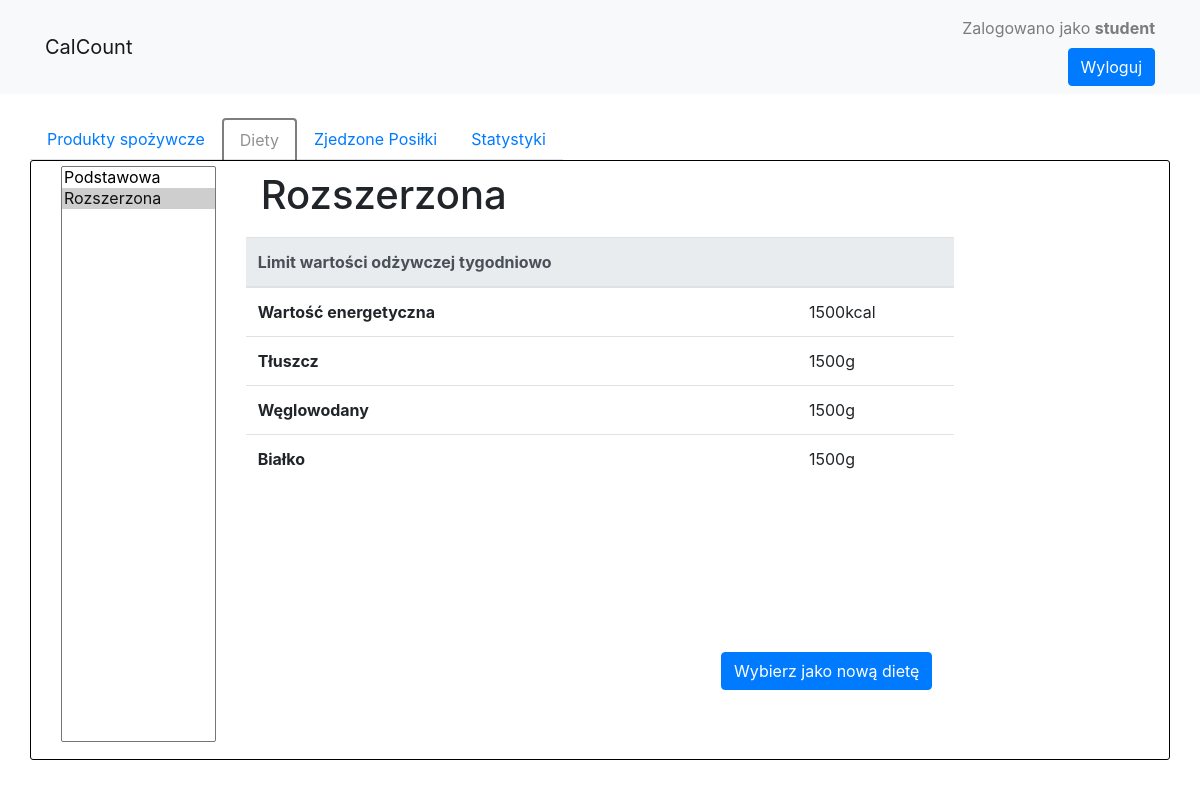
/diets (signed in), run on an earlier commit of the app's database.
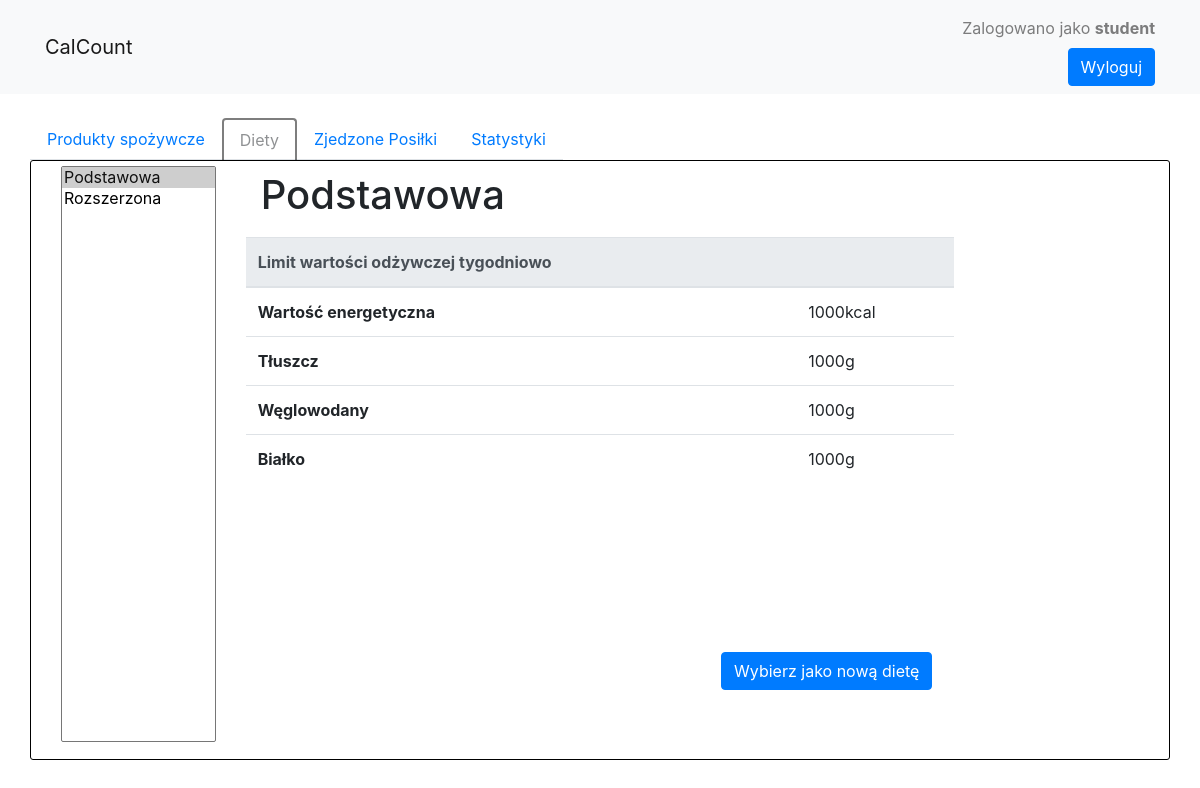
And on a later commit of the database.
### dietapp/models.py (models this page shows, shortened)
class User(db.Model, UserMixin):
    __tablename__ = 'users'
    id = db.Column(db.Integer, primary_key=True)
    email = db.Column(db.String(50), unique=True)
    name = db.Column(db.String(50))
    password = db.Column(db.String(256))
    role = db.Column(db.String(50), nullable=False, default='user')
    diet_id = db.Column(db.Integer, db.ForeignKey('diets.id'), nullable=False, default=1)
    meals = db.relationship('Meal', backref='author', lazy=True)
    products = db.relationship('Product', backref='author', lazy=True)

class Diet(db.Model):
    __tablename__ = 'diets'
    id = db.Column(db.Integer, primary_key=True)
    name = db.Column(db.String(50))
    limit_protein = db.Column(db.Integer)
    limit_fat = db.Column(db.Integer)
    limit_carbohydrate = db.Column(db.Integer)
    limit_calorie = db.Column(db.Integer)
    users = db.relationship('User', backref='current_diet', lazy=True)
    def get_dict(self):
        return {
            'id': self.id,
            'name': self.name,
            'protein': self.limit_protein,
            'fat': self.limit_fat,
            'carbohydrate': self.limit_carbohydrate,
            'calorie': self.limit_calorie
        }

### dietapp/routes.py (the view, shortened to what this page needs)
@app.route('/diets', methods=['GET', 'POST'])
@login_required
def diets():
    if request.method == 'GET':
        enabled_tabs = create_enabled_tabs()
        enabled_tabs['diet'] = False
        return render_template('diets.html', title='Diety', enabled_tabs=enabled_tabs, diets=fetch_diets())

### dietapp/models.py (called while the page is built)
@login_manager.user_loader
def load_user(user_id):
    return User.query.get(int(user_id))

### dietapp/routes.py (called while the page is built)
def create_enabled_tabs():
    return {
        'product': True,
        'diet': True,
        'meal': True,
        'stats': True
    }

def parse_query(query):
    result = []
    for pr in query:
        result.append(pr.get_dict())
    return result

def fetch_diets():
    return parse_query(Diet.query.all())

### dietapp/templates/diets.html (shortened to what this page needs)
{% extends "layout.html" %}
{% block content %}
<div class="container">
    <div class="row">
        <div class="col-2">
            <select class="form-select fill" id="select_diet" onchange="changeSelected({{diets}})" size="3">
                {% for diet in diets %}
                <option {% if current_user.diet_id==diet['id'] %} selected {% endif %} value="{{ diet['id'] }}">{{
                    diet['name'] }}
                </option>
                {% endfor %}
            </select>
        </div>
        <div class="col-8">
            <div class="container pull-left">
                <h3 class="h1 mt-10 pb-10" id="diet_name">
                    {{ diets[current_user.diet_id-1]['name'] }}
                </h3>
            </div>
            <table class="table">
                <thead class="thead-light">
                <tr>
                    <th scope="col">Limit wartości odżywczej tygodniowo</th>
                    <th scope="col"></th>
                </tr>
                </thead>
                <tbody>
                <tr>
                    <th scope="row">Wartość energetyczna</th>
                    <td id="limit_calorie">{{ diets[current_user.diet_id-1]['calorie'] }}kcal</td>
                </tr>
                <tr>
                    <th scope="row">Tłuszcz</th>
                    <td id="limit_fat">{{ diets[current_user.diet_id-1]['fat'] }}g</td>
                </tr>
                <tr>
                    <th scope="row">Węglowodany</th>
                    <td id="limit_carbohydrate">{{ diets[current_user.diet_id-1]['carbohydrate'] }}g</td>
                </tr>
                <tr>
                    <th scope="row">Białko</th>
                    <td id="limit_protein">{{ diets[current_user.diet_id-1]['protein'] }}g</td>
                </tr>
                </tbody>
            </table>
            <form method="POST">
                <div class="relative_bottom_right">
                    <button type="submit" name="diet" value="{{current_user.diet_id}}" id="button_submit" class="btn btn-primary">Wybierz jako nową dietę</button>
                </div>
            </form>
        </div>
    </div>
</div>
{% endblock content %}

### dietapp/templates/layout.html (shortened to what this page needs)
<!DOCTYPE html>
<html lang="en">
<head>
    <link rel="stylesheet" href="https://stackpath.bootstrapcdn.com/bootstrap/4.1.3/css/bootstrap.min.css">
    <link rel="stylesheet" type="text/css" href="{{ url_for('static', filename='main.css') }}">
</head>
<body>
    <nav class="navbar navbar-expand-lg navbar-light bg-light">
        <div class="container">
            <a class="navbar-brand" href="/">CalCount</a>
            <div class="collapse navbar-collapse" id="navbarSupportedContent">
                <div class="ml-auto">
            {% if current_user.is_authenticated %}
                    <div class="navbar-text">Zalogowano jako <strong>{{current_user.name}}</strong></div>
                    <ul class="navbar-nav">
                        <li class="nav-item ml-auto"><a class="btn btn-primary" href="{{ url_for('logout') }}">Wyloguj</a></li>
                    </ul>
            {% else %}
                    <ul class="navbar-nav">
                        <li class="nav-item ml-auto"><a class="nav-item nav-link" href="{{ url_for('login') }}">Logowanie</a></li>
                        <li class="nav-item ml-auto"><a class="nav-item nav-link" href="{{ url_for('register') }}">Rejestracja</a></li>
                    </ul>
            {% endif %}
                </div>
            </div>
        </div>
    </nav>
    <br>
    {% if current_user.is_authenticated %}
    <div class="container">
        <div class="row">
            <ul class="nav nav-tabs">
                <li class="nav-item"><a class="nav-link {% if enabled_tabs and not enabled_tabs['product'] %} isDisabled {% endif %}" href="{{ url_for('products') }}">Produkty spożywcze</a></li>
                <li class="nav-item"><a class="nav-link {% if enabled_tabs and not enabled_tabs['diet'] %} isDisabled {% endif %}" href="{{ url_for('diets') }}">Diety</a></li>
                <li class="nav-item"><a class="nav-link {% if enabled_tabs and not enabled_tabs['meal'] %} isDisabled {% endif %}" href="{{ url_for('meals') }}">Zjedzone Posiłki</a></li>
                <li class="nav-item"><a class="nav-link {% if enabled_tabs and not enabled_tabs['stats'] %} isDisabled {% endif %}" href="{{ url_for('statistics') }}">Statystyki</a></li>
            </ul>
        </div>
    </div>
    {% endif %}
    <div class="container expand-height{% if current_user.is_authenticated %} border-content {% endif %}">
        {% block content %}
        {% endblock content %}
    </div>
</body>
</html>

### dietapp/static/main.css (style rules this page uses)
.border-content { border: 1px solid #000000; border-radius: 3px; margin-bottom: 10px; }
.isDisabled { pointer-events: none; border: 2px solid #000000 !important; border-bottom: none !important; color: currentColor; cursor: not-allowed; opacity: 0.5; text-decoration: none; }
.expand-height { min-height: 100%; height: 75vh; }
.fill { height: 72vh; margin-top: 5px; margin-bottom: 5px; width: 100%; }
.relative_bottom_right { right: 5%; bottom: 10%; position: absolute; }
.mt-10 { margin-top: 10px !important; }
.pb-10 { padding-bottom: 10px !important; }

What changed in the data, as far as the page shows it:
no longer on this page (row unchanged): Diet: name "Rozszerzona", limit_calorie "1500", limit_fat "1500", limit_carbohydrate "1500", limit_protein "1500"
changed User "student": diet.name "Podstawowa / Rozszerzona ☑" → "Podstawowa ☑ / Rozszerzona"
now on this page (row unchanged): Diet: name "Podstawowa", limit_calorie "1000", limit_fat "1000", limit_carbohydrate "1000", limit_protein "1000"
